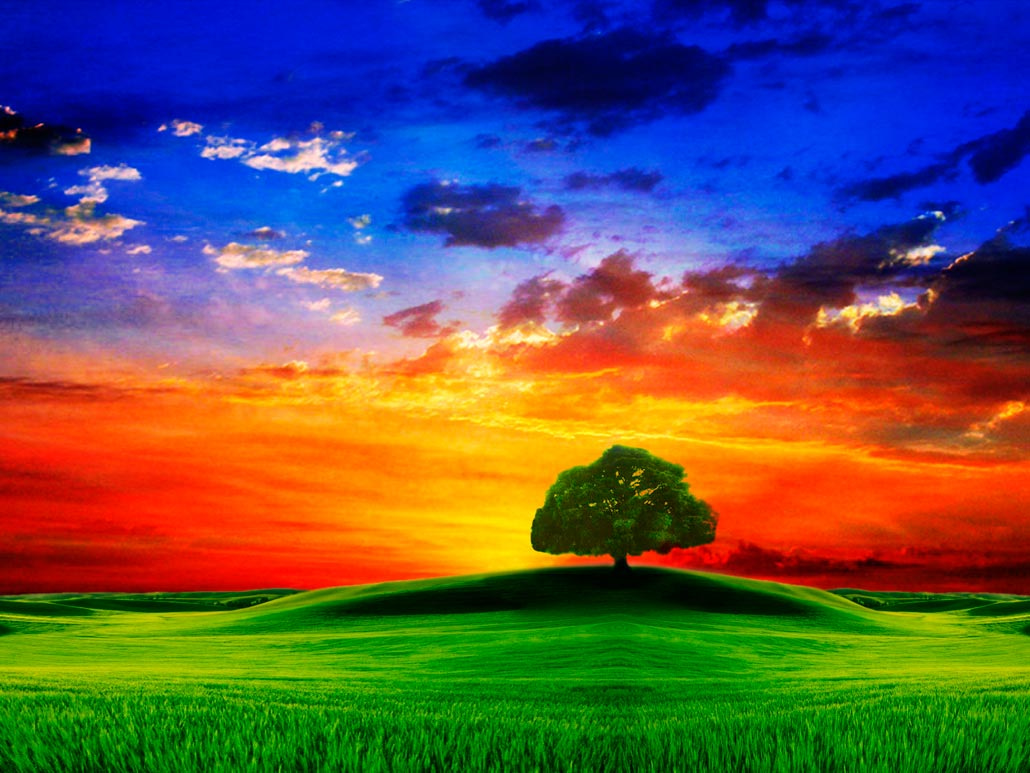
#> input picture images/1556708032_1.jpg, 1030 x 773 px
$ python task_2.py
#> lines starting #> are read from the running program, lines starting #| are printed output that depends on the picture; long printed decimals are rounded
import numpy as np
from PIL import Image, ImageDraw

img = Image.open('../images/1556708032_1.jpg', 'r')
#> img is the input picture: PIL image 1030x773 RGB; mean R, G, B 98.9, 86.6, 83.4
arr = np.array(img)

img = img.resize((1000, 800))
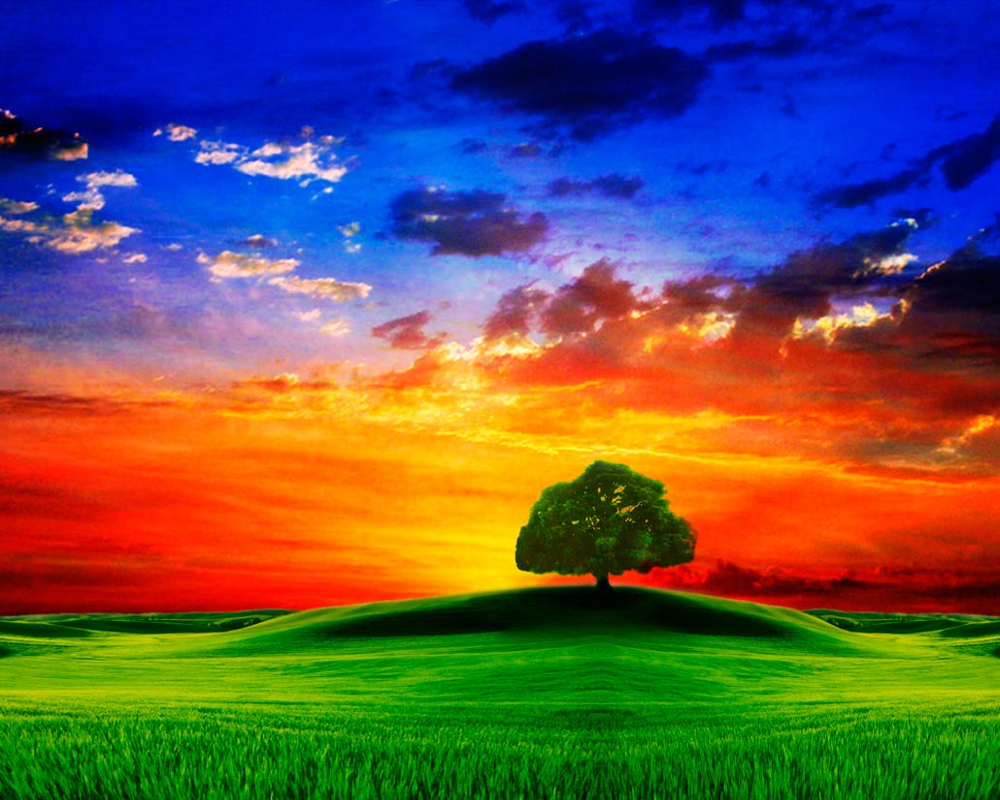
#> img: PIL image 1000x800 RGB; mean R, G, B 98.9, 86.6, 83.4
width, height = img.size
#> width = 1000; height = 800

print(img.format, img.size, img.mode)
#| None (1000, 800) RGB

luminance_max_dark = 255 ** 10000
coordinates_max_dark = [0, 0]

luminance_max_light = 0
coordinates_max_light = [0, 0]

for x in range(height - 100):
    for y in range(width - 100):
        rgb_area_100_x_100 = arr[x:x + 101, y:y + 101]
        luminance = np.sum(rgb_area_100_x_100) / 255

        if luminance < luminance_max_dark:
            luminance_max_dark = luminance
            coordinates_max_dark[0] = x
            coordinates_max_dark[1] = y

        if luminance > luminance_max_light:
            luminance_max_light = luminance
            coordinates_max_light[0] = x
            coordinates_max_light[1] = y
#> after the loop, coordinates_max_dark = [516, 568]; coordinates_max_light = [267, 285]; luminance_max_dark = 3235.1; luminance_max_light = 22322

draw = ImageDraw.Draw(img)
draw.rectangle((coordinates_max_dark[0],
                coordinates_max_dark[1],
                (coordinates_max_dark[0] + 100),
                (coordinates_max_dark[1] + 100)),
               outline=(255, 255, 255))
draw.rectangle((coordinates_max_light[0],
                coordinates_max_light[1],
                (coordinates_max_light[0] + 100),
                (coordinates_max_light[1] + 100)),
               outline=(0, 255, 0))

img.show()
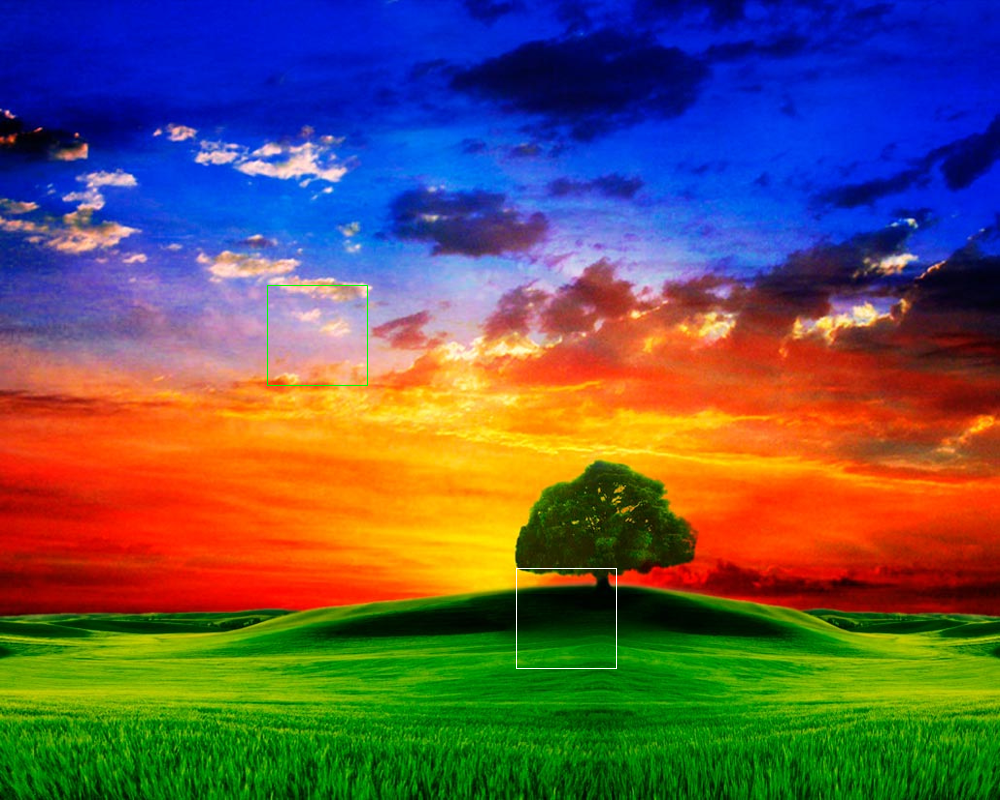
#> shown: PIL image 1000x800 RGB; mean R, G, B 98.9, 86.7, 83.5

print(luminance_max_dark)
#| 3235.067
print(coordinates_max_dark)
#| [516, 568]

print(luminance_max_light)
#| 22321.992
print(coordinates_max_light)
#| [267, 285]
